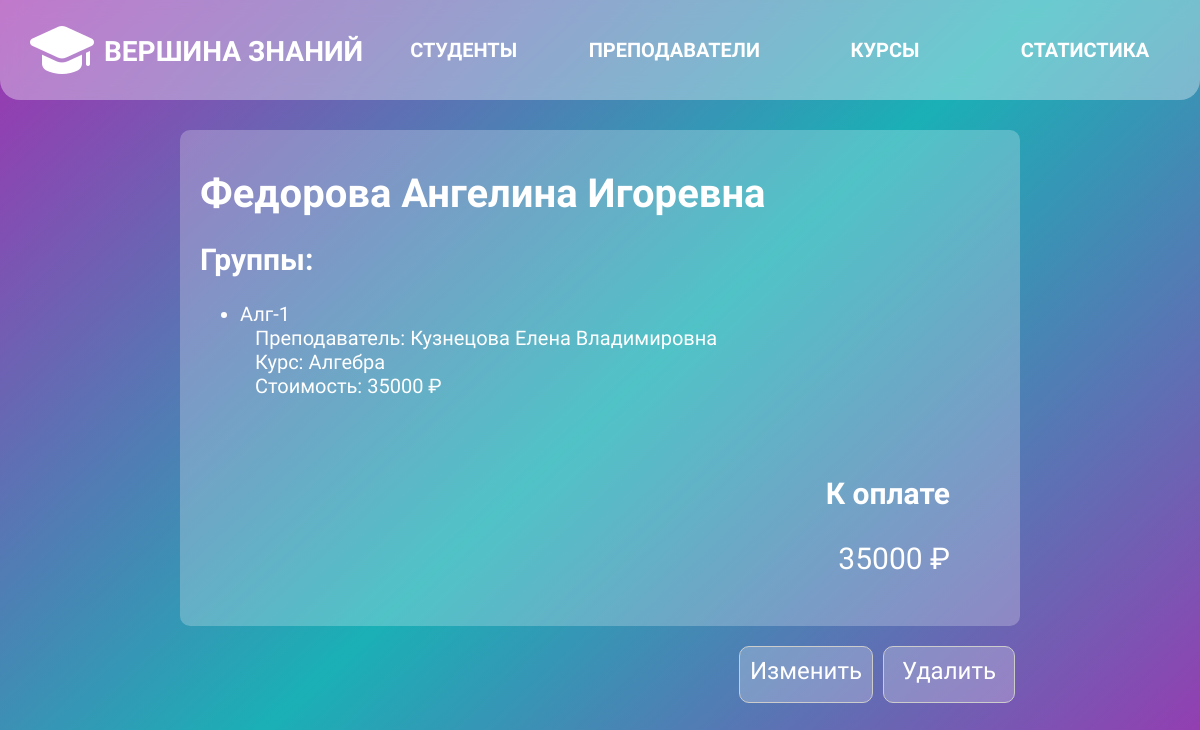
/student/2018/, run on an earlier commit of the app's database.
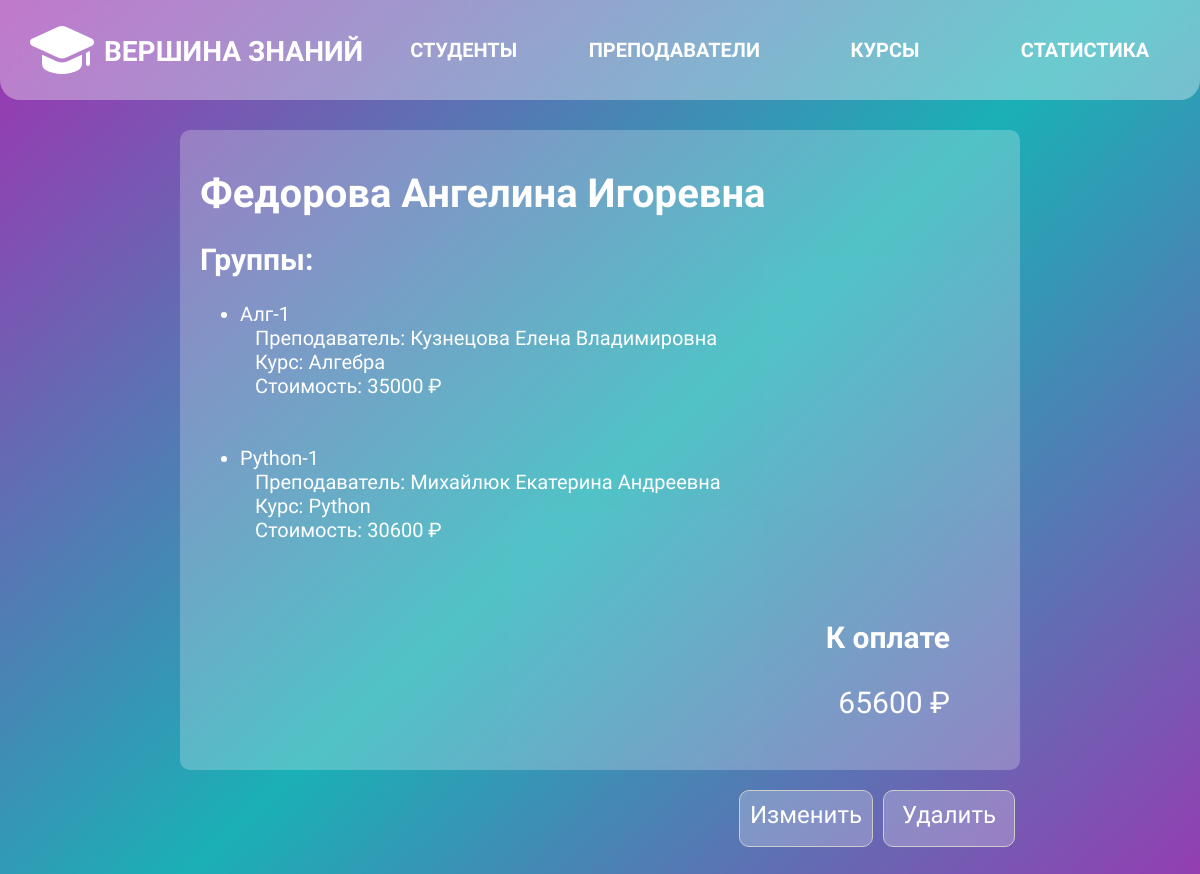
And on a later commit of the database.
### main/models.py (models this page shows, shortened)
class Group(models.Model):
    group_name = models.CharField(max_length=255)
    course = models.ForeignKey(Course, on_delete=models.CASCADE)
    teacher = models.ForeignKey(Teacher, null=True, blank=True, on_delete=models.SET_NULL)
    def calculate_cost(self):
        return (50 + self.course.course_type.difficulty_coefficient * 10 +
                self.teacher.experience * 5) * self.course.duration

class Teacher(models.Model):
    full_name = models.CharField(max_length=255)
    experience = models.IntegerField()
    course = models.ForeignKey(Course, on_delete=models.CASCADE)

class Course(models.Model):
    course_name = models.CharField(max_length=255)
    duration = models.IntegerField()
    course_type = models.ForeignKey(CourseType, on_delete=models.CASCADE)

class CourseType(models.Model):
    course_type = models.CharField(max_length=255)
    difficulty_coefficient = models.IntegerField()

class Student(models.Model):
    full_name = models.CharField(max_length=255)
    group = models.ManyToManyField('Group')
    def calculate_total_cost(self):
        total_cost = 0
        for group in self.group.all():
            total_cost += group.calculate_cost()
        return total_cost

### main/views.py (the view)
# urls.py: path('student/<int:student_id>/', student_info, name='student_info'),
def student_info(request, student_id):
    student = get_object_or_404(Student, id=student_id)
    groups = student.group.all()
    context = {
        'student': student,
        'groups': groups,
    }
    return render(request, 'main/student_info.html', context)

### main/templates/main/student_info.html (shortened to what this page needs)
{% extends 'main/base.html' %}
{% block content %}
<div class="card-content">
<div class="info-section">
<h1>{{ student.full_name }}</h1>
    <h2>Группы:</h2>
    <ul>
        {% for group in groups %}
            <li>
                {{ group.group_name }} <br>
                <div class="grop-inf">
                Преподаватель: {{ group.teacher.full_name }}<br>
                Курс: {{ group.course.course_name }}<br>
                Стоимость: {{ group.calculate_cost }} ₽
                </div>
            </li>
        <br></br>
        {% endfor %}
    </ul>
    <h3>К оплате</h3>
    <p class="tot-cost">{{ student.calculate_total_cost }} ₽</p>
</div>
<div class="func-btns">
            <a href="{% url 'edit_student' student.id %}" class="func-btn" >Изменить</a>
            <a href="{% url 'delete_student' student.id %}" class="func-btn" >Удалить</a>
    </div>
    </div>
{% endblock %}

What changed in the data, as far as the page shows it:
changed through a linked row, Student "Федорова Ангелина Игоревна": calculate_total_cost "35000" → "65600"
now on this page (row edited): Group: group_name "Python-1", teacher.full_name "Михайлюк Екатерина Андреевна", course.course_name "Python", calculate_cost "30600"
